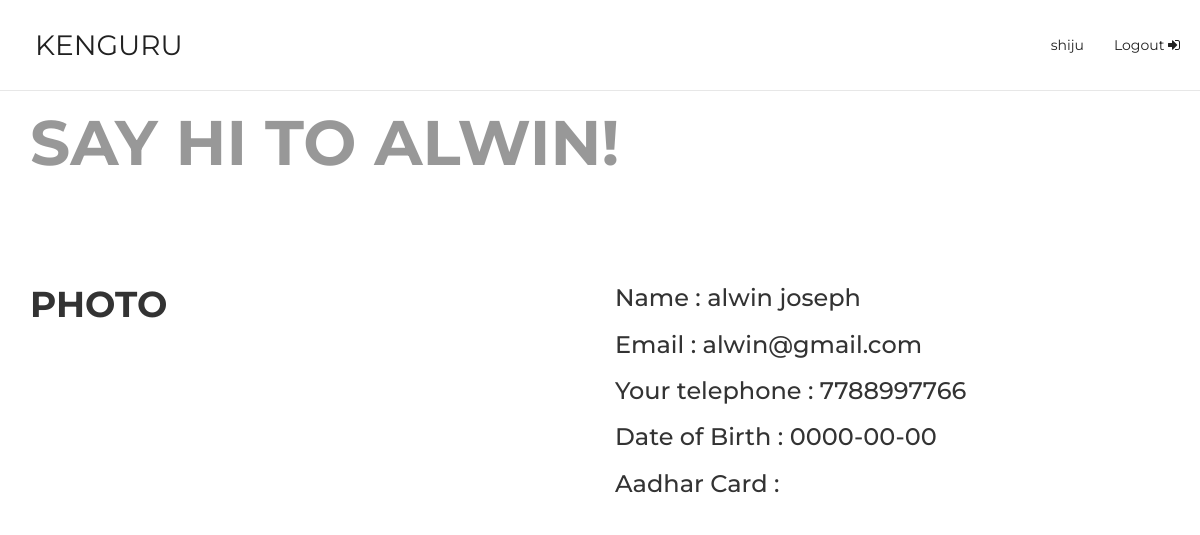
The page /profileshow.php?cid=87 (signed in) on the database its author committed.
### tables this page shows
CREATE TABLE `customer` (
  `customer_pass` int(20) NOT NULL,
  `first_name` varchar(30) NOT NULL,
  `last_name` varchar(30) NOT NULL,
  `email` varchar(40) NOT NULL,
  `phone_number` bigint(12) NOT NULL,
  `dob` date NOT NULL,
  `display_picture` varchar(650) NOT NULL,
  `address2_id` int(10) NOT NULL,
  `customer_id` varchar(10) NOT NULL,
  `aadhar_card` varchar(30) NOT NULL
);

### profileshow.php (the view, shortened to what this page needs)
<!DOCTYPE html>
<html lang="en">
  <head>
	<link rel="stylesheet" href="https://maxcdn.bootstrapcdn.com/font-awesome/4.7.0/css/font-awesome.min.css">
	<link rel="stylesheet" href="https://maxcdn.bootstrapcdn.com/bootstrap/3.3.7/css/bootstrap.min.css">
	<link rel="stylesheet" type="text/css" href="Ken-userDash.css">
	<link rel="stylesheet" href="https://cdnjs.cloudflare.com/ajax/libs/animate.css/3.5.2/animate.min.css">
  </head>
<body>
<div id="myNavbar" class="navbar navbar-default navbar-fixed-top" role="navigation" >
		<div class="navbar-header">
			<a href="index.php" class="navbar-brand" id="navTitle">KENGURU</a>
		</div>
		<div class="collapse navbar-collapse" id="bs-example-navbar-collapse-1">
<?php
					if(isset($_SESSION['id'])){
					  $std=$_SESSION['id'];
					  include 'dbh.php';
					    $sql="SELECT * from customer where customer_id = '$std'";
					    $result= mysqli_query($conn ,$sql)or die(mysqli_error($conn));
					    if($row=mysqli_fetch_assoc($result)){
					      	echo "<ul class='nav navbar-nav navbar-right'>
								<li><a href='Ken-userDash.php''>".$row['first_name']."</i></a></li>
		        				<li><a href='logout.php''>Logout <i class='fa fa-sign-in' aria-hidden='true'></i></a></li>
		        				</ul>";
							}
					}
?>
		    </div>
</div>
<div class="jumbotron" id="jumbotron">
	<div class="container">
<?php
					if(isset($_GET['cid'])){
					  $std=$_GET['cid'];
					  include 'dbh.php';
					    $sql="SELECT * from customer where customer_id = '$std'";
					    $result= mysqli_query($conn ,$sql)or die(mysqli_error($conn));
					    if($row=mysqli_fetch_assoc($result)){
					      	echo "<h1>Say hi to ".$row['first_name']."!</h1>";
							}
					}
?>
  	</div>
</div>
 <div id="sstabnav" class="sstabnav">
<div class="container">
	<div class="row">
  					<div class="col-md-6">
  						<h1>Photo</h1>
  					</div>
 					<div class="col-md-6">
<?php
					if(isset($_GET['cid'])){
					  $std=$_GET['cid'];
					  include 'dbh.php';
					    $sql="SELECT * from customer where customer_id = '$std'";
					    $result= mysqli_query($conn ,$sql)or die(mysqli_error($conn));
					    if($row=mysqli_fetch_assoc($result)){
					      	echo "	<h3>Name : ".$row['first_name']." ".$row['last_name']."</h3>
 									<h3>Email : ".$row['email']."</h3>
 									<h3>Your telephone : ".$row['phone_number']."</h3>";
	 							if (is_null($row['dob'])) {
	 								echo "<h3>Date of Birth : <i>Null</i></h3>";
	 							}
	 							else{
	 								echo "<h3>Date of Birth : ".$row['dob']."</h3>";
	 							}
	 							if (is_null($row['aadhar_card'])) {
	 								echo "<h3>Aadhar Card : <i>Null</i></h3>";
	 							}
	 							else{
	 								echo "<h3>Aadhar Card : ".$row['aadhar_card']."</h3>";
	 							}
							}
					}
?>
 					</div>
</div>
</div>
  </body>
</html>

### Ken-userDash.css (style rules this page uses)
* { padding: 0; margin: 0; }
body { overflow-x: hidden; font-family: Montserrat; text-rendering: optimizeLegibility !important; -webkit-font-smoothing: antialiased !important; background: url(images/dash.jpg) no-repeat; }
li { list-style: none; display: inline-block }
a { text-decoration: none; transition: all 500ms ease-in-out; }
h1, h2, h4 { font-family: Montserrat; text-transform: uppercase; font-weight: 700; }
.navbar { background-color: #ffffff !important; padding: 20px; }
.navbar a { color: #212121 !important; }
.navbar #navTitle { font-size: 2em; }
.jumbotron { margin-top: 40px; background-color: white; opacity:0.5; }

### rows shown on the page
customer: first_name "shiju"
customer: first_name "ALWIN", first_name "alwin", last_name "joseph", email "alwin@gmail.com", phone_number "7788997766", dob "0000-00-00"
